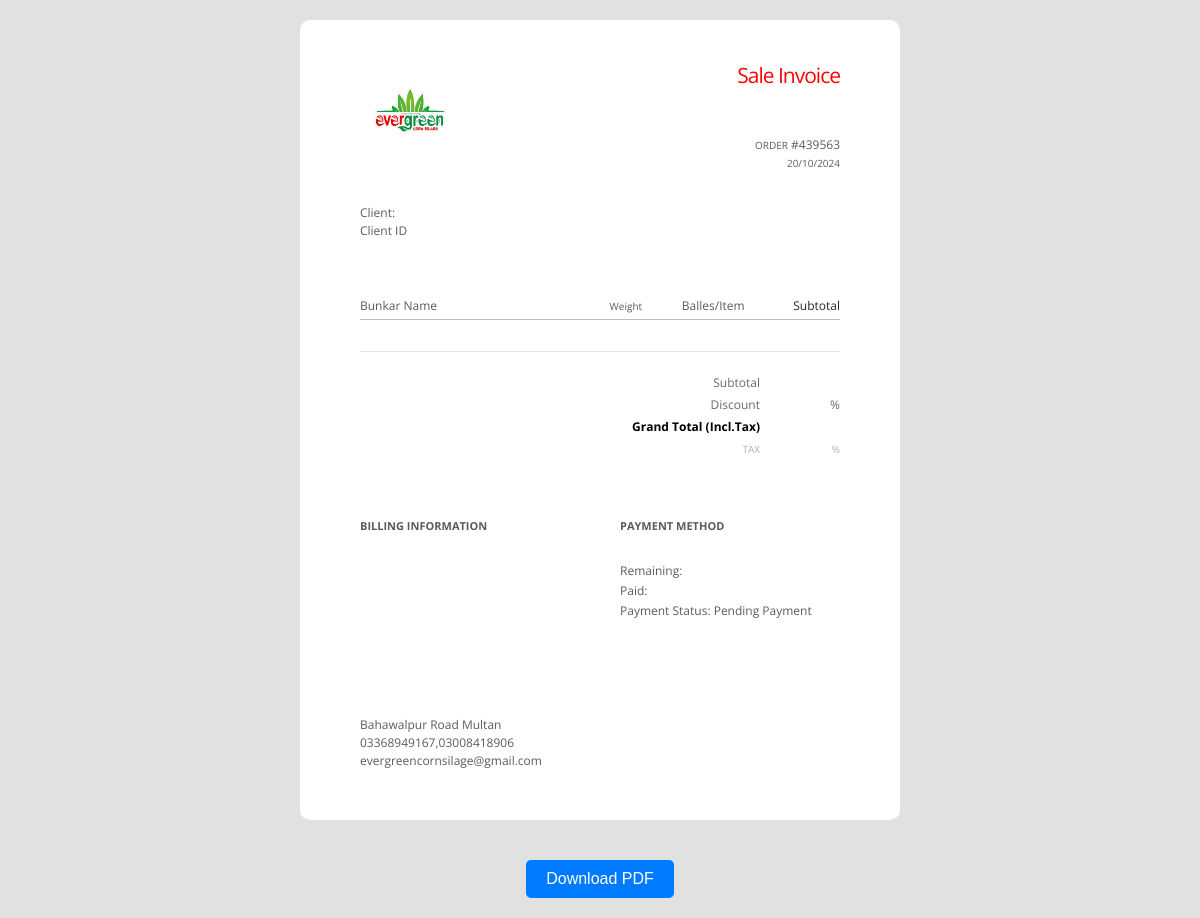
/currentInvoice/9/ (signed in), run on an earlier commit of the app's database.
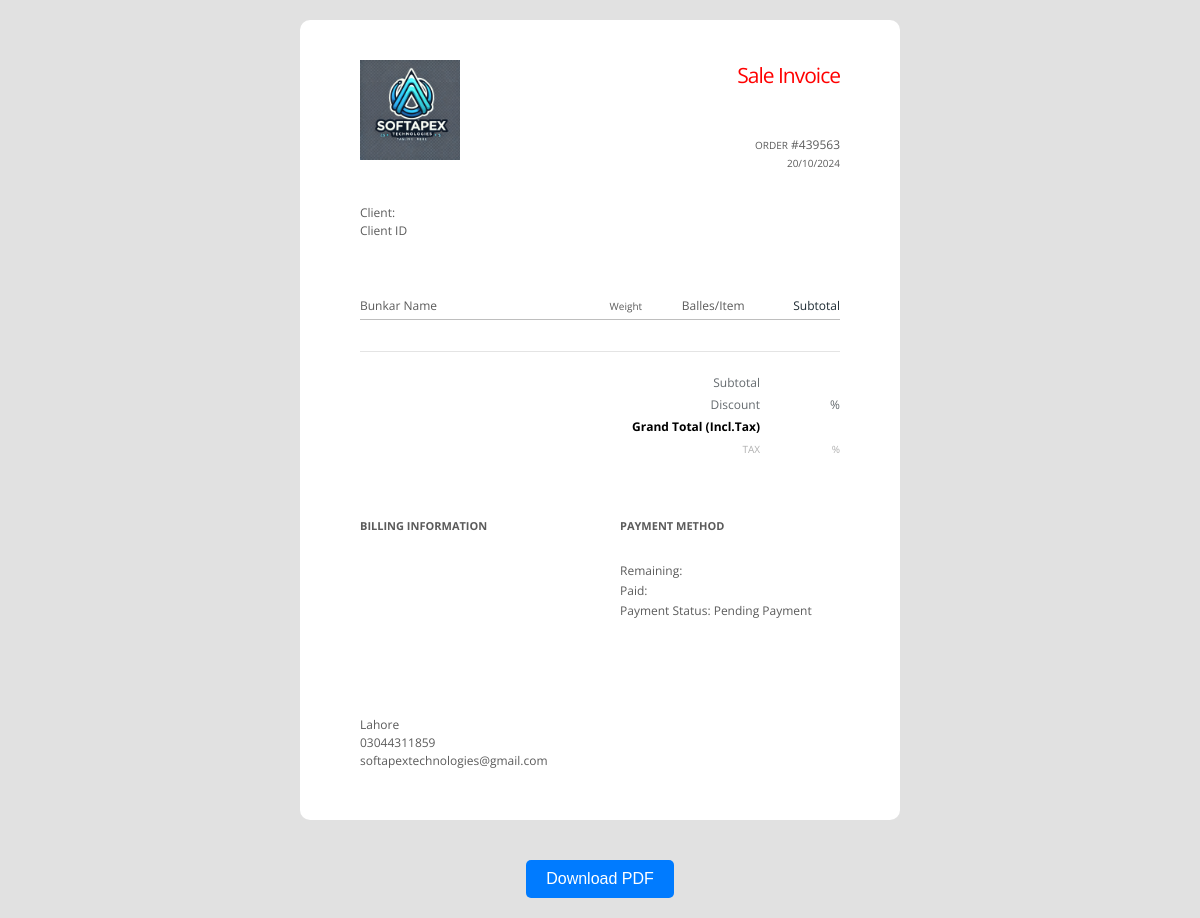
And on a later commit of the database.
### business/models.py (models this page shows, shortened)
class CompanyDetail(models.Model):
    name=models.CharField(max_length=100)
    logo=models.ImageField(upload_to="Company Logo")
    Head_Office=models.CharField(max_length=1000)
    email=models.CharField(max_length=100)
    phone=models.CharField(max_length=30)
    Intro_Video=models.FileField(upload_to="videos", blank=True,max_length=2000)
    class Meta:
        verbose_name_plural="Company Detail"

### business/views.py (the view)
# urls.py: path('currentInvoice/<str:pk>/',currentInvoice,name='currentInvoice'),
@login_required
def currentInvoice(request,pk):
    customerid=pk
    compydetail = CompanyDetail.objects.first()
    Date = datetime.now().strftime("%d/%m/%Y")
    invoice_number = random.randint(100000, 999999)
    Invoice = Sale.objects.filter(user=request.user, Client_ID=pk).last()
    return render(request,'CurrentsalePDF.html',{'customerid':customerid,'invoice_number':invoice_number,'compydetail':compydetail,'invoice_number ':invoice_number,'Invoice':Invoice,'Date':Date })

### templates/CurrentsalePDF.html (shortened to what this page needs)
<!DOCTYPE html>
<html lang="en">
<head>
</head>
<body>
  <div id="invoice" class="bg-white p-10 rounded-lg shadow-md">
  <table  width="100%" border="0" cellpadding="0" cellspacing="0" align="center" class="fullTable" bgcolor="#e1e1e1">
    <tr>
      <td height="20"></td>
    </tr>
    <tr>
      <td>
        <table width="600" border="0" cellpadding="0" cellspacing="0" align="center" class="fullTable" bgcolor="#ffffff" style="border-radius: 10px 10px 0 0;">
          <tr class="hiddenMobile">
          </tr>
          <tr>
            <td>
              <table width="480" border="0" cellpadding="0" cellspacing="0" align="center" class="fullPadding">
                <tbody>
                  <tr>
                    <td>
                      <table width="220" border="0" cellpadding="0" cellspacing="0" align="left" class="col">
                        <tbody>
                          <tr>
                            <td align="left"> <img src="{{compydetail.logo.url}}" width="100" height="100" alt="logo" border="0" /></td>
                          </tr>
                          <tr class="hiddenMobile">
                          </tr>
                          <tr>
                            <td style="font-size: 12px; color: #5b5b5b; font-family: 'Open Sans', sans-serif; line-height: 18px; vertical-align: top; text-align: left;">
                              Client: <b>{{Invoice.Client_Name}}</b>
                              <br> Client ID <b>{{Invoice.Client_ID}}</b>
                            </td>
                          </tr>
                        </tbody>
                      </table>
                      <table width="220" border="0" cellpadding="0" cellspacing="0" align="right" class="col">
                        <tbody>
                          <tr>
                            <td height="5"></td>
                          </tr>
                          <tr>
                            <td style="font-size: 21px; color: #ff0000; letter-spacing: -1px; font-family: 'Open Sans', sans-serif; line-height: 1; vertical-align: top; text-align: right;">
                             Sale Invoice
                            </td>
                          </tr>
                          <tr>
                          <tr class="hiddenMobile">
                          </tr>
                          <tr>
                            <td style="font-size: 12px; color: #5b5b5b; font-family: 'Open Sans', sans-serif; line-height: 18px; vertical-align: top; text-align: right;">
                              <small>ORDER</small> #{{invoice_number}}<br />
                              <small>{{Date}}</small>
                            </td>
                          </tr>
                        </tbody>
                      </table>
                    </td>
                  </tr>
                </tbody>
              </table>
            </td>
          </tr>
        </table>
      </td>
    </tr>
  </table>
  <table width="100%" border="0" cellpadding="0" cellspacing="0" align="center" class="fullTable" bgcolor="#e1e1e1">
    <tbody>
      <tr>
        <td>
          <table width="600" border="0" cellpadding="0" cellspacing="0" align="center" class="fullTable" bgcolor="#ffffff">
            <tbody>
              <tr>
              <tr class="hiddenMobile">
              </tr>
              <tr>
                <td>
                  <table width="480" border="0" cellpadding="0" cellspacing="0" align="center" class="fullPadding">
                    <tbody>
                      <tr>
                        <th style="font-size: 12px; font-family: 'Open Sans', sans-serif; color: #5b5b5b; font-weight: normal; line-height: 1; vertical-align: top; padding: 0 10px 7px 0;" width="52%" align="left">
                          Bunkar Name
                        </th>
                        <th style="font-size: 12px; font-family: 'Open Sans', sans-serif; color: #5b5b5b; font-weight: normal; line-height: 1; vertical-align: top; padding: 0 0 7px;" align="left">
                          <small>Weight</small>
                        </th>
                        <th style="font-size: 12px; font-family: 'Open Sans', sans-serif; color: #5b5b5b; font-weight: normal; line-height: 1; vertical-align: top; padding: 0 0 7px;" align="center">
                          Balles/Item
                        </th>
                        <th style="font-size: 12px; font-family: 'Open Sans', sans-serif; color: #1e2b33; font-weight: normal; line-height: 1; vertical-align: top; padding: 0 0 7px;" align="right">
                          Subtotal
                        </th>
                      </tr>
                      <tr>
                        <td height="1" style="background: #bebebe;" colspan="4"></td>
                      </tr>
                      <tr>
                        <td height="10" colspan="4"></td>
                      </tr>
                      <tr>
                        <td style="font-size: 12px; font-family: 'Open Sans', sans-serif; color: #ff0000;  line-height: 18px;  vertical-align: top; padding:10px 0;" class="article">
                        </td>
                        <td style="font-size: 12px; font-family: 'Open Sans', sans-serif; color: #646a6e;  line-height: 18px;  vertical-align: top; padding:10px 0;"><small>{{Invoice.Weight}}</small></td>
                        <td style="font-size: 12px; font-family: 'Open Sans', sans-serif; color: #646a6e;  line-height: 18px;  vertical-align: top; padding:10px 0;" align="center">{{Invoice.Items_Or_Balles}}</td>
                        <td style="font-size: 12px; font-family: 'Open Sans', sans-serif; color: #1e2b33;  line-height: 18px;  vertical-align: top; padding:10px 0;" align="right">{{Invoice.Total_Amount}}</td>
                      </tr>
                      <tr>
                        <td height="1" colspan="4" style="border-bottom:1px solid #e4e4e4"></td>
                      </tr>
                                         </tbody>
                  </table>
                </td>
              </tr>
              <tr>
                <td height="20"></td>
              </tr>
            </tbody>
          </table>
        </td>
      </tr>
    </tbody>
  </table>
  <table width="100%" border="0" cellpadding="0" cellspacing="0" align="center" class="fullTable" bgcolor="#e1e1e1">
    <tbody>
      <tr>
        <td>
          <table width="600" border="0" cellpadding="0" cellspacing="0" align="center" class="fullTable" bgcolor="#ffffff">
            <tbody>
              <tr>
                <td>
                  <table width="480" border="0" cellpadding="0" cellspacing="0" align="center" class="fullPadding">
                    <tbody>
                      <tr>
                        <td style="font-size: 12px; font-family: 'Open Sans', sans-serif; color: #646a6e; line-height: 22px; vertical-align: top; text-align:right; ">
                          Subtotal
                        </td>
                        <td style="font-size: 12px; font-family: 'Open Sans', sans-serif; color: #646a6e; line-height: 22px; vertical-align: top; text-align:right; white-space:nowrap;" width="80">
                        </td>
                      </tr>
                      <tr>
                        <td style="font-size: 12px; font-family: 'Open Sans', sans-serif; color: #646a6e; line-height: 22px; vertical-align: top; text-align:right; ">
                          Discount
                        </td>
                        <td style="font-size: 12px; font-family: 'Open Sans', sans-serif; color: #646a6e; line-height: 22px; vertical-align: top; text-align:right; ">
                          {{Invoice.Discount}}%
                        </td>
                      </tr>
                      <tr>
                        <td style="font-size: 12px; font-family: 'Open Sans', sans-serif; color: #000; line-height: 22px; vertical-align: top; text-align:right; ">
                          <strong>Grand Total (Incl.Tax)</strong>
                        </td>
                        <td style="font-size: 12px; font-family: 'Open Sans', sans-serif; color: #000; line-height: 22px; vertical-align: top; text-align:right; ">
                        </td>
                      </tr>
                      <tr>
                        <td style="font-size: 12px; font-family: 'Open Sans', sans-serif; color: #b0b0b0; line-height: 22px; vertical-align: top; text-align:right; "><small>TAX</small></td>
                        <td style="font-size: 12px; font-family: 'Open Sans', sans-serif; color: #b0b0b0; line-height: 22px; vertical-align: top; text-align:right; ">
                          <small>{{Invoice.GST}}%</small>
                        </td>
                      </tr>
                    </tbody>
                  </table>
                </td>
              </tr>
            </tbody>
          </table>
        </td>
      </tr>
    </tbody>
  </table>
  <table width="100%" border="0" cellpadding="0" cellspacing="0" align="center" class="fullTable" bgcolor="#e1e1e1">
    <tbody>
      <tr>
        <td>
          <table width="600" border="0" cellpadding="0" cellspacing="0" align="center" class="fullTable" bgcolor="#ffffff">
            <tbody>
              <tr>
              <tr class="hiddenMobile">
              </tr>
              <tr>
                <td>
                  <table width="480" border="0" cellpadding="0" cellspacing="0" align="center" class="fullPadding">
                    <tbody>
                      <tr>
                        <td>
                          <table width="220" border="0" cellpadding="0" cellspacing="0" align="left" class="col">
                            <tbody>
                              <tr>
                                <td style="font-size: 11px; font-family: 'Open Sans', sans-serif; color: #5b5b5b; line-height: 1; vertical-align: top; ">
                                  <strong>BILLING INFORMATION</strong>
                                </td>
                              </tr>
                              <tr>
                                <td width="100%" height="10"></td>
                              </tr>
                              <tr>
                                <td style="font-size: 12px; font-family: 'Open Sans', sans-serif; color: #5b5b5b; line-height: 20px; vertical-align: top; ">
                                  {{Invoice.Client_ID.Billing_Address}}<br>{{Invoice.Client_ID.City}} <br>{{Invoice.Client_ID.State}}<br>{{Invoice.Client_ID.Phone_Number}}
                                </td>
                              </tr>
                            </tbody>
                          </table>
                          <table width="220" border="0" cellpadding="0" cellspacing="0" align="right" class="col">
                            <tbody>
                              <tr>
                                <td style="font-size: 11px; font-family: 'Open Sans', sans-serif; color: #5b5b5b; line-height: 1; vertical-align: top; ">
                                  <strong>PAYMENT METHOD</strong>
                                </td>
                              </tr>
                              <tr>
                                <td width="100%" height="10"></td>
                              </tr>
                              <tr>
                                <td style="font-size: 12px; font-family: 'Open Sans', sans-serif; color: #5b5b5b; line-height: 20px; vertical-align: top; ">
                                {{Invoice.Payment_Method}}  <br>Remaining:{{Invoice.Remaining}}<br> Paid:{{Invoice.Paid_Amount}}  <br>
                                    Payment Status: {% if Invoice.Payment_Status %}Paid{% else %} Pending Payment{% endif %}
                                </td>
                              </tr>
                            </tbody>
                          </table>
                        </td>
                      </tr>
                    </tbody>
                  </table>
                </td>
              </tr>
              <tr>
                <td>
                  <table width="480" border="0" cellpadding="0" cellspacing="0" align="center" class="fullPadding">
                    <tbody>
                      <tr>
                        <td>
                          <table width="220" border="0" cellpadding="0" cellspacing="0" align="left" class="col">
                            <tbody>
                              <tr class="hiddenMobile">
                              </tr>
                                                         </tbody>
                          </table>
                          <table width="220" border="0" cellpadding="0" cellspacing="0" align="right" class="col">
                            <tbody>
                              <tr class="hiddenMobile">
                              </tr>
                            </tbody>
                          </table>
                        </td>
                      </tr>
                    </tbody>
                  </table>
                </td>
              </tr>
              <tr class="hiddenMobile">
              </tr>
            </tbody>
          </table>
        </td>
      </tr>
    </tbody>
  </table>
  <table width="100%" border="0" cellpadding="0" cellspacing="0" align="center" class="fullTable" bgcolor="#e1e1e1">
    <tr>
      <td>
        <table width="600" border="0" cellpadding="0" cellspacing="0" align="center" class="fullTable" bgcolor="#ffffff" style="border-radius: 0 0 10px 10px;">
          <tr>
            <td>
              <table width="480" border="0" cellpadding="0" cellspacing="0" align="center" class="fullPadding">
                <tbody>
                  <tr>
                    <td style="font-size: 12px; color: #5b5b5b; font-family: 'Open Sans', sans-serif; line-height: 18px; vertical-align: top; text-align: left;">
                      {{compydetail.Head_Office}}<br>
                      {{compydetail.phone}}<br>
                      {{compydetail.email}}
                    </td>
                  </tr>
                </tbody>
              </table>
            </td>
          </tr>
          <tr class="spacer">
            <td height="50"></td>
          </tr>
        </table>
      </td>
    </tr>
    <tr>
      <td height="20"></td>
    </tr>
  </table>
  <div style="text-align: center; margin: 20px;">
    <button id="download" style="padding: 10px 20px; font-size: 16px; background-color: #007bff; color: #fff; border: none; border-radius: 5px; cursor: pointer;">
        Download PDF
    </button>
</div>
  </div>
    </body>
</html>

### templates/CurrentsalePDF.html (style rules this page uses)
body { margin: 0; padding: 0; background: #e1e1e1; }
div, p, a, li, td { -webkit-text-size-adjust: none; }
body { width: 100%; height: 100%; background-color: #e1e1e1; margin: 0; padding: 0; -webkit-font-smoothing: antialiased; }
html { width: 100%; }
.hiddenMobile { display: block; }

What changed in the data, as far as the page shows it:
changed CompanyDetail: logo: a different picture; Head_Office "Bahawalpur Road Multan" → "Lahore"; phone "03368949167,03008418906" → "03044311859"; email "evergreencornsilage@gmail.com" → "softapextechnologies@gmail.com"
